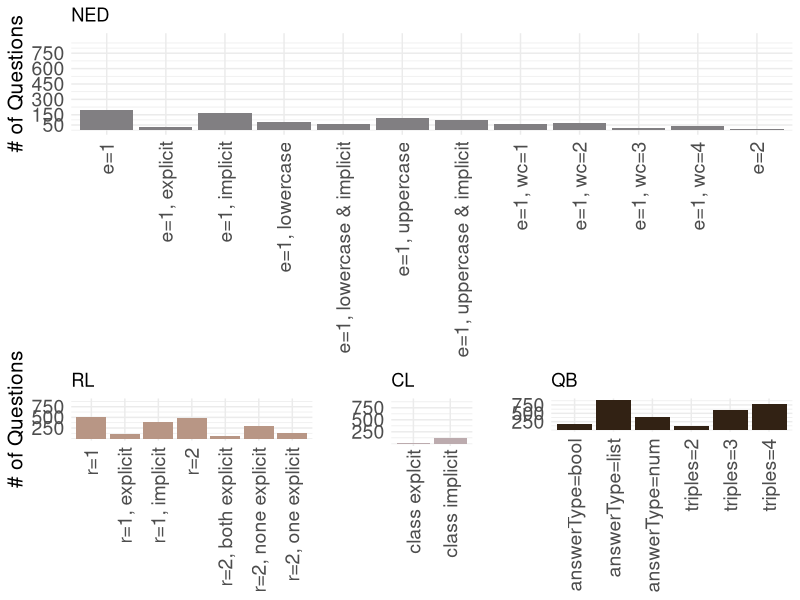
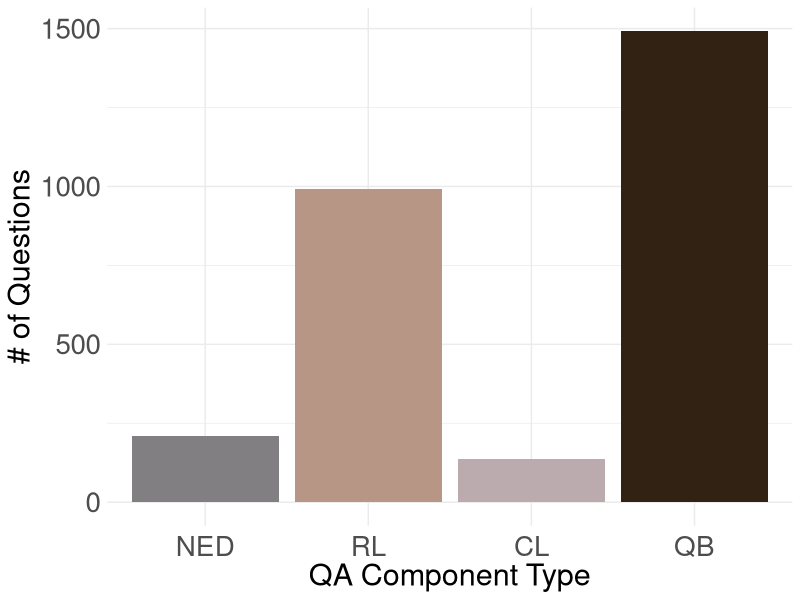

The R source for these figures, in order:
#########################################################
### install and load R packages
#########################################################

if (!require("gridExtra")) {
  install.packages("gridExtra")
}
if (!require("grid")) {
  install.packages("grid")
}
if (!require("ggplot2")) {
  install.packages("ggplot2")
}

library(gridExtra)
library(grid)
library(ggplot2)


#########################################################
### functions
#########################################################

plotbars1 <- function(data, ylab, title, fill) {
  p <- ggplot(data = data,
              aes(x = feature, y = number)) +
    xlab(NULL) +
    ylab(ylab) +
    ggtitle(title) +
    geom_bar(stat = "identity",
             fill = fill) +
    theme_minimal() +
    theme(axis.text.x = element_text(angle = 90, hjust = 1, vjust = 0.5, size = 14),
          axis.text.y = element_text(size = 14),
          axis.title = element_text(size = 15))
  return(p)
}

plotbars2 <- function(data, xlab, ylab) {
  p <- ggplot(data = data,
              aes(x = feature, y = number)) +
    xlab(xlab) +
    ylab(ylab) +
    theme_minimal() +
    geom_bar(stat = "identity",
             aes(fill = factor(feature))) +
    scale_fill_manual("legend", values = c("NED" = "#817f82", "RL" = "#b89685", "CL" = "#bcabae", "QB" = "#322214")) +
    theme(legend.position = "none",
          axis.text.x = element_text(angle = 0, hjust = 0.5, vjust = 0.5, size = 20),
          axis.text.y = element_text(size = 20),
          axis.title.x = element_text(size = 22),
          axis.title.y = element_text(size = 22))
  return(p)
}


#########################################################
### plot all barplots
#########################################################

# Unanswered questions per question type
neddata <- read.csv("data/ned-unanswered.csv", sep = ',')
plot1 <- plotbars1(neddata, "# of Questions", "NED", "#817f82") +
  scale_y_continuous(limits = c(0, 900),
                     breaks = c(50, 150, 300, 450, 600, 750))

reldata <- read.csv("data/rel-unanswered.csv", sep = ',')
plot2 <- plotbars1(reldata, "# of Questions", "RL", "#b89685") +
  scale_y_continuous(limits = c(0, 900),
                     breaks = c(250, 500, 750))

classdata <- read.csv("data/class-unanswered.csv", sep = ',')
plot3 <- plotbars1(classdata, "", "CL", "#bcabae") +
  scale_y_continuous(limits = c(0, 900),
                     breaks = c(250, 500, 750)) +
  theme(axis.text.x = element_text(margin = margin(t = 0, r = 0, b = 25, l = 0)))

qbdata <- read.csv("data/qb-unanswered.csv", sep = ',')
plot4 <- plotbars1(qbdata, "", "QB", "#322214") +
  scale_y_continuous(limits = c(0, 900),
                     breaks = c(250, 500, 750))

pdf("unanswered-1.pdf")
lay <- rbind(c(1,1,1,1,1),
             c(2,2,3,4,4))
grid.arrange(plot1, plot2, plot3, plot4, layout_matrix = lay, heights=c(7,4.5))
dev.off()

# All unanswered questions
allunanswered <- read.csv("data/unanswered.csv", sep = ',')
allunanswered$feature <- factor(allunanswered$feature,
                         levels = c("NED", 
                                    "RL", 
                                    "CL", 
                                    "QB"),
                         ordered = TRUE)
plot5 <- plotbars2(allunanswered, "QA Component Type", "# of Questions")

ggsave("unanswered-2.pdf", plot5)
